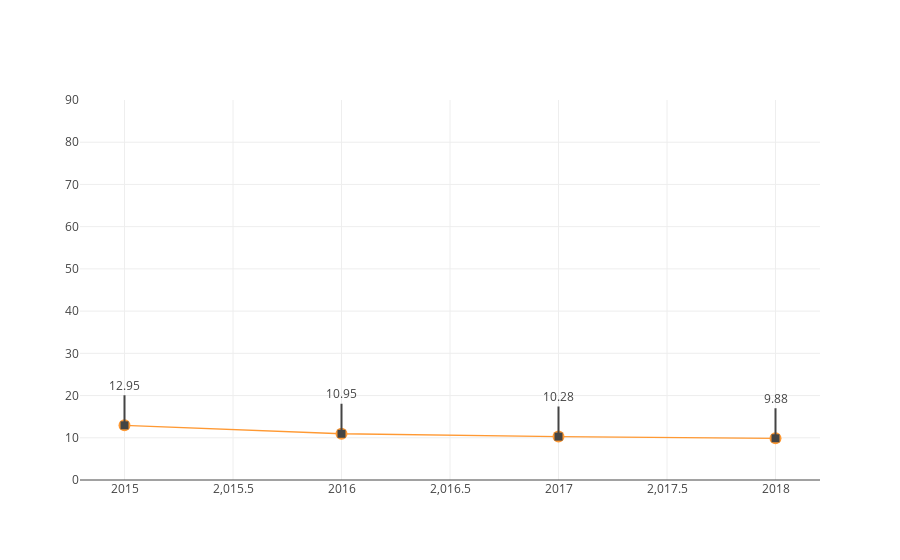

Notebook code cell kept with this figure:
### Code cell
autoCensoLine('TODOS_INFRA')

### Figure 1 — Plotly figure (JSON) as saved in the notebook; plotly's stock layout.template omitted (floating-point values rounded to 4 significant figures)
{"data": [{"line": {"color": "rgba(255, 153, 51, 1.0)", "dash": "solid", "shape": "linear", "width": 1.3}, "marker": {"size": 12, "symbol": "circle"}, "mode": "lines+markers", "name": "proporcao", "text": "", "type": "scatter", "uid": "6f3f1e21-e6ab-4a74-aea1-81f67d4d2cb4", "x": [2015, 2016, 2017, 2018], "y": [12.95, 10.95, 10.28, 9.88]}], "layout": {"annotations": [{"arrowhead": 7, "ax": 0, "ay": -40, "showarrow": true, "text": "12.95", "x": 2015, "xref": "x", "y": 12.95, "yref": "y"}, {"arrowhead": 7, "ax": 0, "ay": -40, "showarrow": true, "text": "10.95", "x": 2016, "xref": "x", "y": 10.95, "yref": "y"}, {"arrowhead": 7, "ax": 0, "ay": -40, "showarrow": true, "text": "10.28", "x": 2017, "xref": "x", "y": 10.28, "yref": "y"}, {"arrowhead": 7, "ax": 0, "ay": -40, "showarrow": true, "text": "9.88", "x": 2018, "xref": "x", "y": 9.88, "yref": "y"}], "showlegend": false, "yaxis": {"range": [0, 90]}}}
